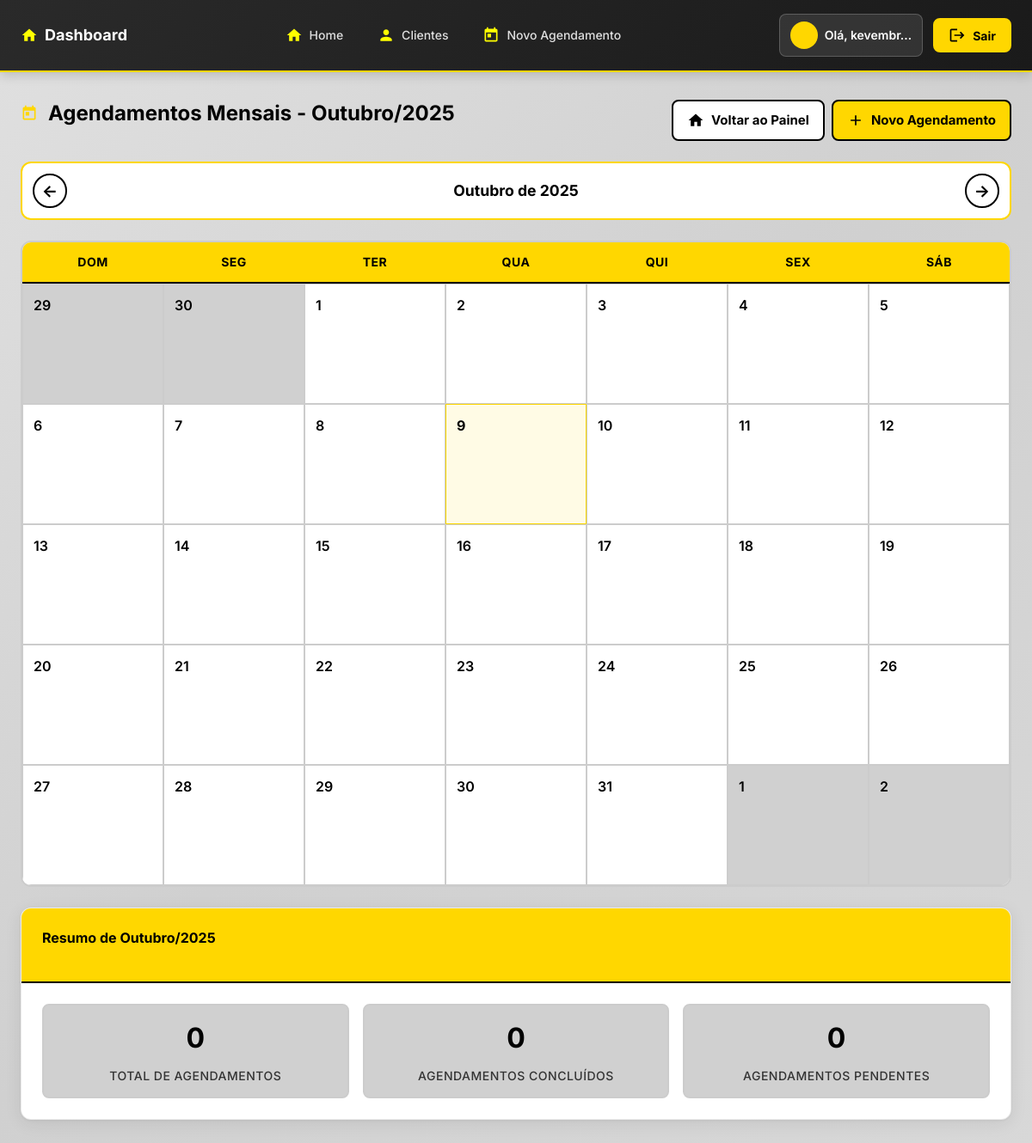
The app's page /agendamentos-mensais/ (signed in), older data.
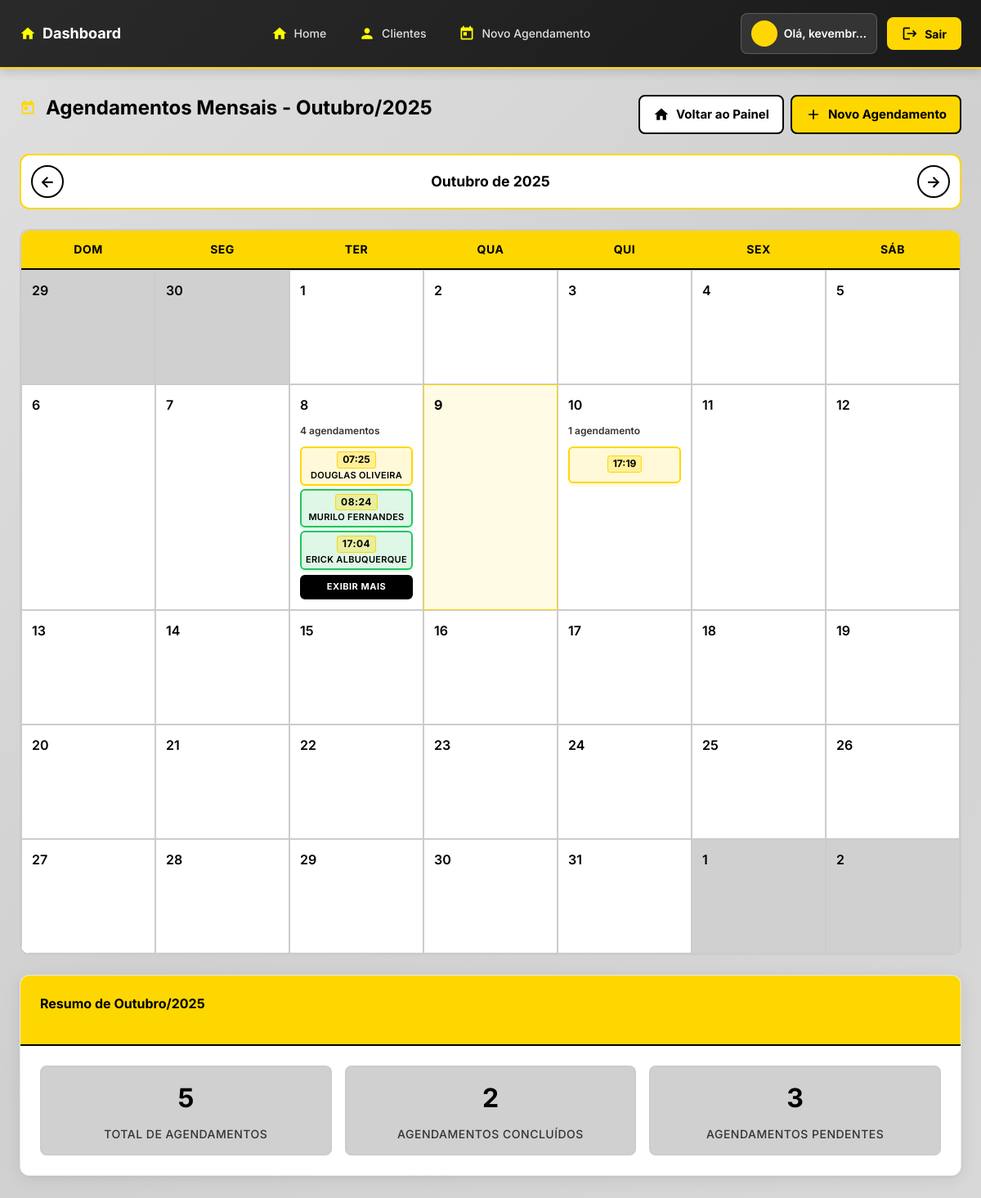
The same page, newer data.
### agendamentos/models.py (models this page shows, shortened)
class Agendamento(models.Model):
    STATUS_CHOICES = [
        ('confirmado', 'Pendente'),
        ('a_caminho', 'À caminho'),
        ('concluido', 'Concluído'),
        ('cancelado', 'Cancelado'),
    ]
    cliente = models.ForeignKey(Cliente, on_delete=models.SET_NULL, null=True, blank=True, related_name='agendamentos')
    servico = models.ForeignKey(Servico, on_delete=models.PROTECT)
    data = models.DateField()
    hora = models.TimeField()
    status = models.CharField(max_length=15, choices=STATUS_CHOICES, default='confirmado')
    observacoes = models.TextField(blank=True, null=True)
    criado_em = models.DateTimeField(auto_now_add=True)
    class Meta:
        ordering = ['-data', '-hora']

class Cliente(models.Model):
    nome = models.CharField(max_length=100)
    telefone = models.CharField(max_length=15, unique=True, blank=True, null=True)
    endereco = models.TextField(blank=True, null=True, help_text="Endereço completo do cliente")
    observacoes = models.TextField(blank=True, null=True)

### agendamentos/views.py (the view)
# urls.py: path('agendamentos-mensais/', views.agendamentos_mensais, name='agendamentos_mensais'),
@login_required
def agendamentos_mensais(request):
    ano = request.GET.get('ano', datetime.now().year)
    mes = request.GET.get('mes', datetime.now().month)
    try:
        ano = int(ano)
        mes = int(mes)
        data_inicio = datetime(ano, mes, 1).date()
        if mes == 12:
            data_fim = datetime(ano + 1, 1, 1).date()
        else:
            data_fim = datetime(ano, mes + 1, 1).date()
    except (ValueError, TypeError):
        hoje = datetime.now().date()
        data_inicio = datetime(hoje.year, hoje.month, 1).date()
        if hoje.month == 12:
            data_fim = datetime(hoje.year + 1, 1, 1).date()
        else:
            data_fim = datetime(hoje.year, hoje.month + 1, 1).date()
        ano = hoje.year
        mes = hoje.month
    agendamentos = Agendamento.objects.filter(
        data__gte=data_inicio,
        data__lt=data_fim
    ).order_by('data', 'hora')
    agendamentos_por_data = {}
    for agendamento in agendamentos:
        data_str = agendamento.data.strftime('%Y-%m-%d')
        if data_str not in agendamentos_por_data:
            agendamentos_por_data[data_str] = []
        agendamentos_por_data[data_str].append(agendamento)
    primeiro_dia = datetime(ano, mes, 1)
    ultimo_dia = datetime(ano, mes + 1, 1) - timedelta(days=1) if mes < 12 else datetime(ano + 1, 1, 1) - timedelta(days=1)
    calendar_weeks = []
    current_date = primeiro_dia - timedelta(days=primeiro_dia.weekday())  # Começar no domingo da primeira semana
    for week in range(6):  # Máximo 6 semanas
        week_days = []
        for day in range(7):  # 7 dias por semana
            day_date = current_date + timedelta(days=week * 7 + day)
            is_current_month = day_date.month == mes and day_date.year == ano
            is_today = day_date.date() == date.today()
            date_str = day_date.strftime('%Y-%m-%d')
            week_days.append({
                'day': day_date.day,
                'date': day_date.date(),
                'date_str': date_str,
                'is_current_month': is_current_month,
                'is_today': is_today,
            })
        calendar_weeks.append(week_days)
        if week_days[-1]['date'] >= ultimo_dia.date():
            break
    mes_anterior = mes - 1 if mes > 1 else 12
    ano_anterior = ano if mes > 1 else ano - 1
    mes_proximo = mes + 1 if mes < 12 else 1
    ano_proximo = ano if mes < 12 else ano + 1
    nomes_meses = [
        '', 'Janeiro', 'Fevereiro', 'Março', 'Abril', 'Maio', 'Junho',
        'Julho', 'Agosto', 'Setembro', 'Outubro', 'Novembro', 'Dezembro'
    ]
    total_agendamentos = len(agendamentos)
    concluidos = len([a for a in agendamentos if a.status == 'concluido'])
    pendentes = len([a for a in agendamentos if a.status in ['confirmado', 'a_caminho']])
    context = {
        'agendamentos': agendamentos,
        'agendamentos_por_data': agendamentos_por_data,
        'calendar_weeks': calendar_weeks,
        'ano': ano,
        'mes': mes,
        'mes_nome': nomes_meses[mes],
        'primeiro_dia': primeiro_dia,
        'ultimo_dia': ultimo_dia,
        'mes_anterior': mes_anterior,
        'ano_anterior': ano_anterior,
        'mes_proximo': mes_proximo,
        'ano_proximo': ano_proximo,
        'total_agendamentos': total_agendamentos,
        'concluidos': concluidos,
        'pendentes': pendentes,
    }
    return render(request, 'agendamentos/agendamentos_mensais.html', context)

### agendamentos/models.py (called while the page is built)
    def __str__(self):
        return self.nome

### agendamentos/templates/agendamentos/agendamentos_mensais.html (shortened to what the changed rows need)
{% extends 'agendamentos/base.html' %}
{% block content %}
<div class="d-flex justify-content-between align-items-center mb-3">
    <h2>
        <span class="icon icon-calendar"></span>Agendamentos Mensais - {{ mes_nome }}/{{ ano }}
    </h2>
</div>
<div class="calendar-wrapper">
<div class="monthly-calendar">
    <div class="calendar-grid">
        {% for week in calendar_weeks %}
            {% for day_data in week %}
                <div class="calendar-day {% if day_data.is_current_month %}current-month{% else %}other-month{% endif %} {% if day_data.is_today %}today{% endif %}">
                    <div class="day-number">{{ day_data.day }}</div>
                    {% if day_data.is_current_month %}
                        {% for key, appointments in agendamentos_por_data.items %}
                            {% if key == day_data.date_str %}
                                <div class="appointments-summary" onclick="event.stopPropagation();">
                                    <div class="appointment-count">{{ appointments|length }} agendamento{{ appointments|length|pluralize }}</div>
                                    {% for agendamento in appointments %}
                                        {% if forloop.counter <= 3 %}
                                            <div class="mini-appointment
                                                {% if agendamento.status == 'confirmado' or agendamento.status == 'a_caminho' %}status-pendente
                                                {% elif agendamento.status == 'concluido' %}status-concluido
                                                {% elif agendamento.status == 'cancelado' %}status-cancelado
                                                {% endif %}" onclick="event.stopPropagation();">
                                                <span class="mini-time">{{ agendamento.hora|time:"H:i" }}</span>
                                                <span class="mini-client">{{ agendamento.cliente.nome }}</span>
                                            </div>
                                        {% endif %}
                                    {% endfor %}
                                    {% if appointments|length > 3 %}
                                        <div class="more-appointments" onclick="event.stopPropagation(); toggleMoreAppointments(this, '{{ day_data.date_str }}')">
                                            exibir mais
                                        </div>
                                    {% endif %}
                                </div>
                            {% endif %}
                        {% endfor %}
                    {% endif %}
                </div>
            {% endfor %}
        {% endfor %}
    </div>
</div>
</div>
<div class="month-summary mt-4">
    <div class="card">
        <div class="card-body">
            <div class="summary-stats">
                <div class="stat-item">
                    <div class="stat-number">{{ total_agendamentos }}</div>
                    <div class="stat-label">Total de Agendamentos</div>
                </div>
                <div class="stat-item">
                    <div class="stat-number">{{ concluidos }}</div>
                    <div class="stat-label">Agendamentos Concluídos</div>
                </div>
                <div class="stat-item">
                    <div class="stat-number">{{ pendentes }}</div>
                    <div class="stat-label">Agendamentos Pendentes</div>
                </div>
            </div>
        </div>
    </div>
</div>
{% endblock %}

Row changes from the older to the newer data that the page shows:
added Agendamento: appointments "4", hora "07:25", cliente.nome "DOUGLAS OLIVEIRA", status "confirmado" (drawn)
added Agendamento: hora "08:24", cliente.nome "MURILO FERNANDES", status "concluido" (drawn), shown under "4"
added Agendamento: hora "17:04", cliente.nome "ERICK ALBUQUERQUE", status "concluido" (drawn), shown under "4"
added Agendamento: appointments "1", hora "17:19", status "confirmado" (drawn)
Text that changed along with them:
{{ total_agendamentos }}: "0" → "5"
{{ concluidos }}: "0" → "2"
{{ pendentes }}: "0" → "3"
